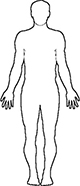
#> input picture sunone_aimbot_cpp/modules/tools/images/body.jpg, 80 x 186 px
$ python rgb_565_convert.py images/body.jpg
#> lines starting #> are read from the running program, lines starting #| are printed output that depends on the picture
from pathlib import Path
import struct, sys, textwrap
from PIL import Image

SIZES = [(128,  80), (128, 160)] # (W, H)

def rgb888_to_565(r, g, b):
    return ((r & 0xF8) << 8) | ((g & 0xFC) << 3) |  (b >> 3)

def image_to_rgb565(img, w, h):
    img = img.convert('RGB').resize((w, h), Image.LANCZOS)
    out = bytearray()
    for y in range(h):
        for x in range(w):
            out += struct.pack('<H', rgb888_to_565(*img.getpixel((x, y))))
    return out

def write_h_word(arr_name, data16, path):
    with open(path, 'w', encoding='utf-8') as h:
        h.write(f'unsigned char {arr_name}[{len(data16)//2}] = {{\n  ')
        for i, (hi, lo) in enumerate(zip(data16[1::2], data16[::2])):  # little-endian -> word
            if i and i % 12 == 0:
                h.write('\n  ')
            h.write(f'0x{lo:02X}{hi:02X}, ')
        h.write('\n};\n')

def write_h_byte(arr_name, data8, path, put_hdr_comment=False):
    with open(path, 'w', encoding='utf-8') as h:
        hdr = (' /* 0X00,0X10,0X80,0X00,0XA0,0X00,0X01,0X1B, */'
               if put_hdr_comment else '')
        h.write(f'unsigned char {arr_name}[{len(data8)}] = {{{hdr}\n  ')
        for i, b in enumerate(data8):
            if i and i % 16 == 0:
                h.write('\n  ')
            h.write(f'0X{b:02X}, ')
        h.write('\n};\n')

def main(src_img):
#> called with src_img = 'images/body.jpg'
    img = Image.open(src_img)
#> img is the input picture: PIL image 80x186 L; min 0, max 255, mean 238.7
    base = Path(src_img).stem

    for w, h in SIZES:
        rgb565 = image_to_rgb565(img, w, h)
        raw_path = f'{base}_{w}x{h}.raw'
        Path(raw_path).write_bytes(rgb565)
        assert len(rgb565) == w*h*2, f'Bad size for {w}x{h}'

        if h == 80:
            write_h_word(f'gImage_{w}x{h}', rgb565, f'gImage_{w}x{h}.h')
        else:
            write_h_byte(f'gImage_{w}x{h}', rgb565, f'gImage_{w}x{h}.h',
                         put_hdr_comment=True)
#> this loop made 2 passes
#> pass 1, in image_to_rgb565, `img = img.convert('RGB').resize((w, h), Image.LANCZOS)`:
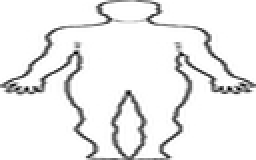
#> img: PIL image 128x80 RGB (shown 2 times larger); min 0, max 255, mean 237.7
#> pass 2, in image_to_rgb565 (call 2), `img = img.convert('RGB').resize((w, h), Image.LANCZOS)`:
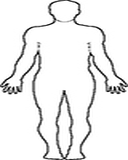
#> img: PIL image 128x160 RGB; min 0, max 255, mean 237.9

if __name__ == '__main__':
    if len(sys.argv) < 2:
        print('Usage: python rgb565_convert.py <input_img>')
        sys.exit(1)
    main(sys.argv[1])
